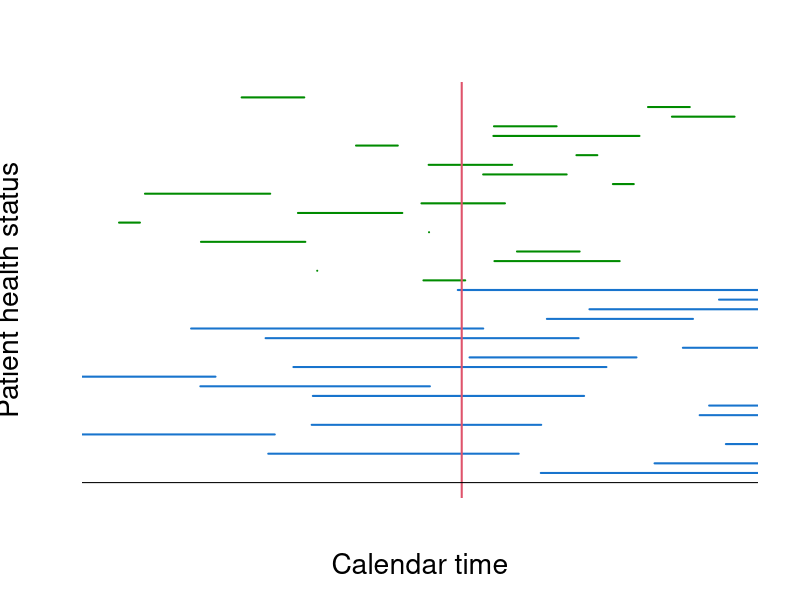
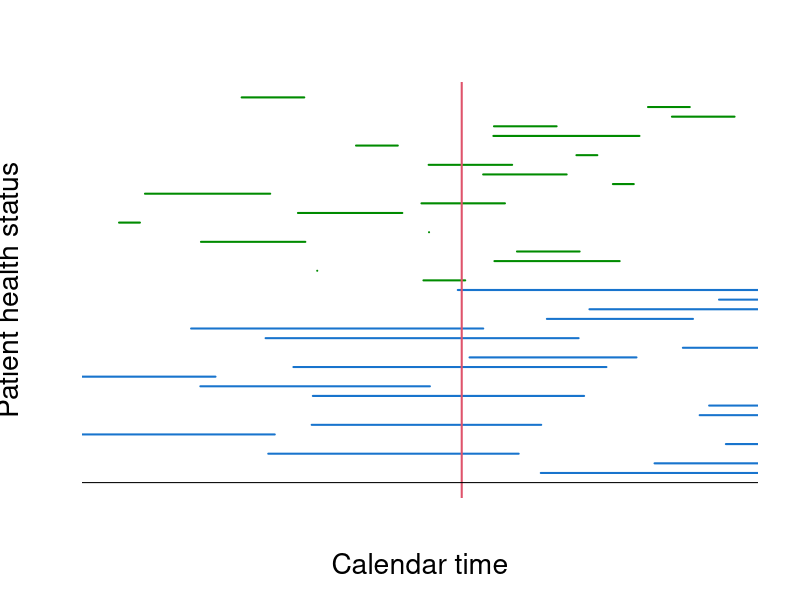
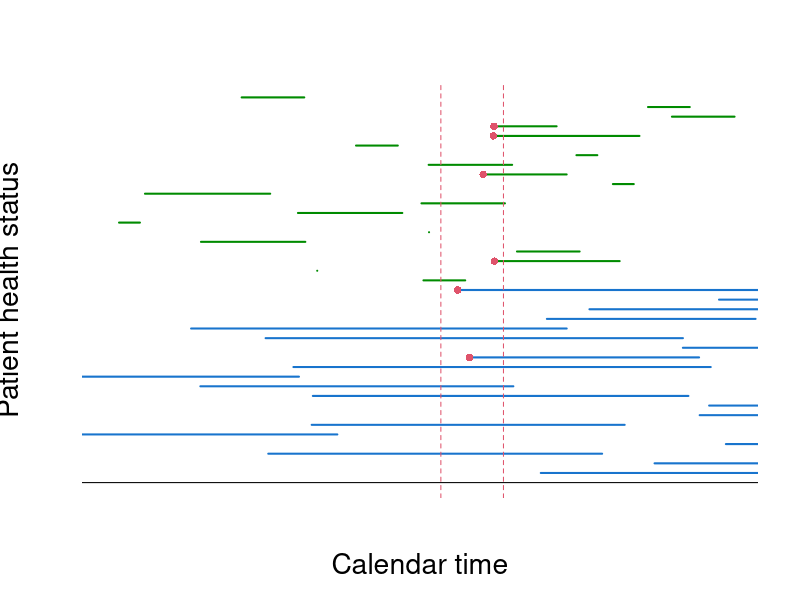
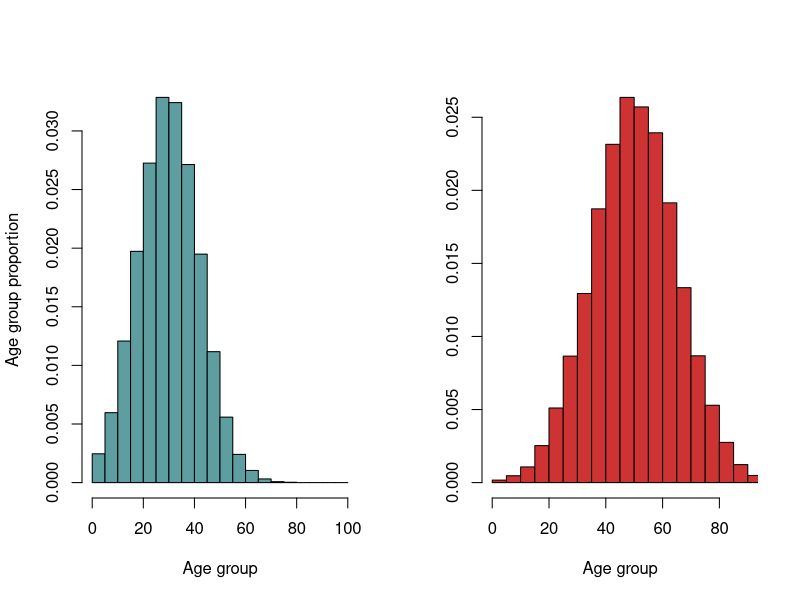

The R source for these figures, in order:
## ---- chunk 1
set.seed(12345)
n = 40 ; D= matrix(nrow=n,nc=2)
for(i in 1:(n/2))
{
  D[i,1] = runif(n=1,min=-3,max=30)
  D[i,2] =  D[i,1] +  rpois(n=1,lambda=12)
}
for(i in (n/2+1):n)
{
  D[i,1] = runif(n=1,min=0,max=30)
  D[i,2] =  D[i,1] +  rpois(n=1,lambda=3)
}

plot(1:30,xlim=c(0,30),ylim=c(0,40),type='n',xlab='Calendar time',ylab='Patient health status',
     cex.lab=1.7,cex=1.7,axes=FALSE)
for(i in 1:(n/2))
{
  segments(x0=D[i,1],y0=i,x1=D[i,2],y1=i,col='dodgerblue3',lwd=2)
}
for(i in (n/2+1):n)
{
  segments(x0=D[i,1],y0=i,x1=D[i,2],y1=i,col='green4',lwd=2)
}
abline(v=17,col=2,lwd=2)
abline(h=0)
## ---- chunk 2
set.seed(12345)
n = 40 ; D= matrix(nrow=n,nc=2)
for(i in 1:(n/2))
{
  D[i,1] = runif(n=1,min=-3,max=30)
  D[i,2] =  D[i,1] +  rpois(n=1,lambda=12)
}
for(i in (n/2+1):n)
{
  D[i,1] = runif(n=1,min=0,max=30)
  D[i,2] =  D[i,1] +  rpois(n=1,lambda=3)
}

plot(1:30,xlim=c(0,30),ylim=c(0,40),type='n',xlab='Calendar time',ylab='Patient health status',
     cex.lab=1.7,cex=1.7,axes=FALSE)
for(i in 1:(n/2))
{
  segments(x0=D[i,1],y0=i,x1=D[i,2],y1=i,col='dodgerblue3',lwd=2)
}
for(i in (n/2+1):n)
{
  segments(x0=D[i,1],y0=i,x1=D[i,2],y1=i,col='green4',lwd=2)
}
abline(v=17,col=2,lwd=2)
abline(h=0)
## ---- chunk 3
####################
set.seed(12345)
n = 40 ; D= matrix(nrow=n,nc=2)
tmin=16 ; tmax = 19
for(i in 1:(n/2))
{
  D[i,1] = runif(n=1,min=-3,max=30)
  D[i,2] =  D[i,1] +  rpois(n=1,lambda=tmin)
}
for(i in (n/2+1):n)
{
  D[i,1] = runif(n=1,min=0,max=30)
  D[i,2] =  D[i,1] +  rpois(n=1,lambda=3)
}

plot(1:30,xlim=c(0,30),ylim=c(0,40),type='n',xlab='Calendar time',ylab='Patient health status',
     cex.lab=1.7,cex=1.7,axes=FALSE)
for(i in 1:(n/2))
{
  segments(x0=D[i,1],y0=i,x1=D[i,2],y1=i,col='dodgerblue3',lwd=2)
  if(D[i,1] <tmax & D[i,1] > tmin)
  { points( x=D[i,1],y=i,pch=16,col=2,cex=1)  }
}
for(i in (n/2+1):n)
{
  segments(x0=D[i,1],y0=i,x1=D[i,2],y1=i,col='green4',lwd=2)
  if(D[i,1] <tmax & D[i,1] > tmin)
  { points( D[i,1], i ,pch=16,col=2,cex=1)  }
}
abline(v=tmin,col=2,lty=2)
abline(v=tmax,col=2,lty=2)
abline(h=0)
## ---- chunk 4

x = rnorm(n=20000,mean=30,sd=12) ; x = x[x>0 & x<100]
y = rnorm(n=20000,mean=50,sd=15) ; y = y[y>0 & y<100]

par(mfrow=c(1,2) )
hist(x,breaks=seq(0,100,5),xlim=c(0,100),prob=TRUE,main='',xlab='Age group',ylab="Age group proportion",col='cadetblue') 
hist(y,breaks=seq(0,100,5),xlim=c(0,90),prob=TRUE,main='',xlab='Age group',ylab='', col='brown3') 
